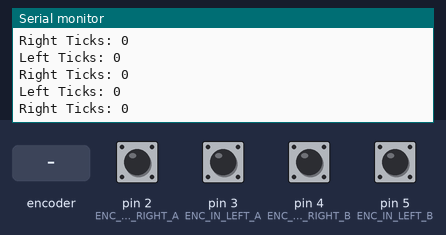
Recording of a sketch running on a simulated Arduino Uno, built with avr-gcc and run on an emulated ATmega328P. Shown: the last lines printed to the serial monitor. The test bench sets the inputs (shaded band); at power-on: pin 2 (ENC_IN_RIGHT_A), pin 3 (ENC_IN_LEFT_A), pin 4 (ENC_IN_RIGHT_B), pin 5 (ENC_IN_LEFT_B) HIGH.

Above: at 1.2 s.
1.3 s: rotary encoder on pin 2 (ENC_IN_RIGHT_A) / pin 4 (ENC_IN_RIGHT_B) turned 1 step (first pin leading)
At 2.0 s:
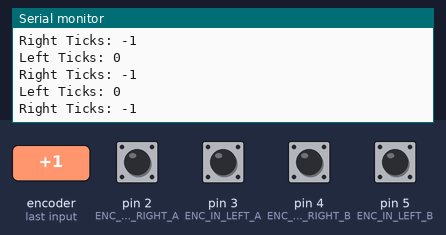
4.5 s: pin 3 (ENC_IN_LEFT_A) pulled LOW for 1 s
8.5 s: rotary encoder on pin 2 (ENC_IN_RIGHT_A) / pin 4 (ENC_IN_RIGHT_B) turned 2 steps (second pin leading)
11.9 s: rotary encoder on pin 2 (ENC_IN_RIGHT_A) / pin 4 (ENC_IN_RIGHT_B) turned 3 steps (first pin leading)
15.5 s: rotary encoder on pin 2 (ENC_IN_RIGHT_A) / pin 4 (ENC_IN_RIGHT_B) turned 2 steps (second pin leading)
At 16.0 s:
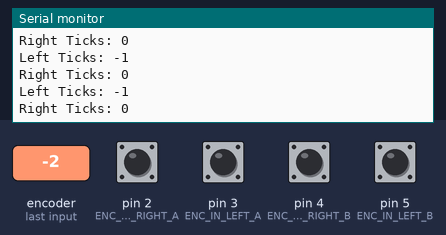
18.9 s: pin 3 (ENC_IN_LEFT_A) pulled LOW for 0.15 s
Timing chart, 0 to 21.5 s (numbered marks = the images above; inputs shaded):
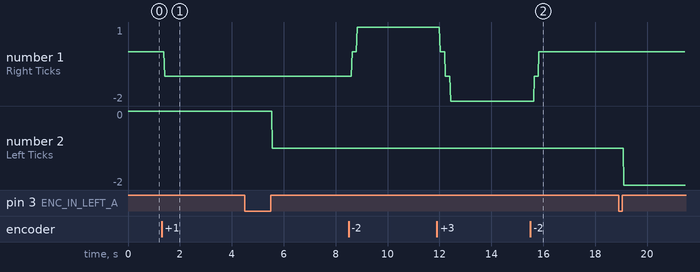

Measured:
- after the input at 1.3 s, the serial monitor: prints a new line after 0.12 s (image 1)
- after the input at 15.5 s, the serial monitor: prints a new line after 0.16 s (image 2)
- plotted number 1: 0 → -1 after the input at 1.3 s, -1 → 1 after the input at 8.5 s, 1 → -2 after the input at 11.9 s, -2 → 0 after the input at 15.5 s
- plotted number 2: -1 → -2 after the input at 18.9 s

The sketch:

full_ticks.ino
```cpp
// Encoder output to Arduino Interrupt pin. Tracks the pulse count.
#define ENC_IN_RIGHT_A 2
#define ENC_IN_LEFT_A 3

#define ENC_IN_RIGHT_B 4
#define ENC_IN_LEFT_B 5

// True = Forward; False = Reverse
boolean Direction_left = true;
boolean Direction_right = true;

// Minumum and maximum values for 16-bit integers
const int encoder_minimum = -32768;
const int encoder_maximum = 32767;

// Keep track of the number of right wheel pulses
volatile long right_wheel_pulse_count = 0;
volatile long left_wheel_pulse_count = 0;

// 100ms interval for measurements
const int interval = 100;
long previousMillis = 0;
long currentMillis = 0;

// Increment the number of ticks
void right_wheel_tick() {

  // Read the value for the encoder for the right wheel
  int val = digitalRead(ENC_IN_RIGHT_B);

  if(val == LOW) {
    Direction_right = false; // Reverse
  }
  else {
    Direction_right = true; // Forward
  }

  if (Direction_right) {

    if (right_wheel_pulse_count == encoder_maximum) {
      right_wheel_pulse_count = encoder_minimum;
    }
    else {
      right_wheel_pulse_count++;
    }
  }
  else {
    if (right_wheel_pulse_count == encoder_minimum) {
     right_wheel_pulse_count = encoder_maximum;
    }
    else {
      right_wheel_pulse_count--;
    }
  }
}

// Increment the number of ticks
void left_wheel_tick() {

  // Read the value for the encoder for the left wheel
  int val = digitalRead(ENC_IN_LEFT_B);

  if(val == LOW) {
    Direction_left = true; // Reverse
  }
  else {
    Direction_left = false; // Forward
  }

  if (Direction_left) {
    if (left_wheel_pulse_count == encoder_maximum) {
      left_wheel_pulse_count = encoder_minimum;
    }
    else {
      left_wheel_pulse_count++;
    }
  }
  else {
    if (left_wheel_pulse_count == encoder_minimum) {
      left_wheel_pulse_count = encoder_maximum;
    }
    else {
      left_wheel_pulse_count--;
    }
  }
}

void setup() {

  // Open the serial port at 9600 bps
  Serial.begin(9600);

  // Set pin states of the encoder
  pinMode(ENC_IN_RIGHT_A , INPUT_PULLUP);
  pinMode(ENC_IN_RIGHT_B , INPUT);
  pinMode(ENC_IN_LEFT_A , INPUT_PULLUP);
  pinMode(ENC_IN_LEFT_B , INPUT);


  // Every time the pin goes high, this is a pulse
  attachInterrupt(digitalPinToInterrupt(ENC_IN_RIGHT_A), right_wheel_tick, RISING);
  attachInterrupt(digitalPinToInterrupt(ENC_IN_LEFT_A), left_wheel_tick, RISING);

}

void loop() {


    Serial.print("Right Ticks: ");
    Serial.println(right_wheel_pulse_count);
   Serial.print("Left Ticks: ");
    Serial.println(left_wheel_pulse_count);

}

/*
// Increment the number of pulses by 1
void right_wheel_pulse() {
  right_wheel_pulse_count++;
}

// Increment the number of pulses by 1
void left_wheel_pulse() {
  left_wheel_pulse_count++;
}*/
```
